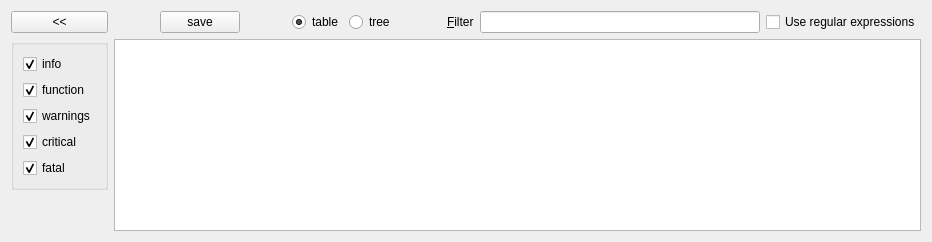
     <widget class="QWidget" name="page_2">
      <layout class="QGridLayout" name="gridLayout_8">
       <item row="0" column="6">
        <spacer name="horizontalSpacer_4">
         <property name="orientation">
          <enum>Qt::Horizontal</enum>
         </property>
         <property name="sizeHint" stdset="0">
          <size>
           <width>40</width>
           <height>20</height>
          </size>
         </property>
        </spacer>
       </item>
       <item row="0" column="2">
        <widget class="QPushButton" name="bttn_save">
         <property name="text">
          <string>save</string>
         </property>
        </widget>
       </item>
       <item row="0" column="0">
        <widget class="QPushButton" name="bttn_back">
         <property name="text">
          <string>&lt;&lt;</string>
         </property>
        </widget>
       </item>
       <item row="2" column="0">
        <spacer name="verticalSpacer">
         <property name="orientation">
          <enum>Qt::Vertical</enum>
         </property>
         <property name="sizeHint" stdset="0">
          <size>
           <width>20</width>
           <height>40</height>
          </size>
         </property>
        </spacer>
       </item>
       <item row="0" column="1">
        <spacer name="horizontalSpacer_5">
         <property name="orientation">
          <enum>Qt::Horizontal</enum>
         </property>
         <property name="sizeHint" stdset="0">
          <size>
           <width>40</width>
           <height>20</height>
          </size>
         </property>
        </spacer>
       </item>
       <item row="0" column="8" alignment="Qt::AlignRight">
        <widget class="QLineEdit" name="input_filter">
         <property name="minimumSize">
          <size>
           <width>280</width>
           <height>0</height>
          </size>
         </property>
        </widget>
       </item>
       <item row="0" column="5">
        <widget class="QRadioButton" name="bttn_view_tree">
         <property name="text">
          <string>tree</string>
         </property>
         <attribute name="buttonGroup">
          <string notr="true">bttnGrp_view</string>
         </attribute>
        </widget>
       </item>
       <item row="0" column="3">
        <spacer name="horizontalSpacer_3">
         <property name="orientation">
          <enum>Qt::Horizontal</enum>
         </property>
         <property name="sizeHint" stdset="0">
          <size>
           <width>40</width>
           <height>20</height>
          </size>
         </property>
        </spacer>
       </item>
       <item row="0" column="7" alignment="Qt::AlignRight">
        <widget class="QLabel" name="label_filter">
         <property name="text">
          <string>&amp;Filter</string>
         </property>
         <property name="buddy">
          <cstring>input_filter</cstring>
         </property>
        </widget>
       </item>
       <item row="0" column="9" alignment="Qt::AlignRight">
        <widget class="QCheckBox" name="bttn_enableRegExp">
         <property name="text">
          <string>Use regular expressions</string>
         </property>
        </widget>
       </item>
       <item row="0" column="4">
        <widget class="QRadioButton" name="bttn_view_table">
         <property name="text">
          <string>table</string>
         </property>
         <property name="checked">
          <bool>true</bool>
         </property>
         <attribute name="buttonGroup">
          <string notr="true">bttnGrp_view</string>
         </attribute>
        </widget>
       </item>
       <item row="1" column="1" rowspan="2" colspan="9">
        <widget class="QTreeView" name="log">
         <property name="font">
          <font>
           <family>Courier 10 Pitch</family>
           <pointsize>10</pointsize>
           <weight>50</weight>
           <bold>false</bold>
          </font>
         </property>
         <property name="alternatingRowColors">
          <bool>true</bool>
         </property>
         <property name="selectionBehavior">
          <enum>QAbstractItemView::SelectRows</enum>
         </property>
         <property name="iconSize">
          <size>
           <width>16</width>
           <height>16</height>
          </size>
         </property>
         <property name="sortingEnabled">
          <bool>true</bool>
         </property>
         <property name="animated">
          <bool>true</bool>
         </property>
         <property name="wordWrap">
          <bool>true</bool>
         </property>
         <attribute name="headerDefaultSectionSize">
          <number>300</number>
         </attribute>
        </widget>
       </item>
       <item row="1" column="0">
        <widget class="QGroupBox" name="verticalGroupBox">
         <property name="minimumSize">
          <size>
           <width>0</width>
           <height>100</height>
          </size>
         </property>
         <layout class="QVBoxLayout" name="verticalLayout_4">
          <item>
           <widget class="QCheckBox" name="bttn_info">
            <property name="text">
             <string>info</string>
            </property>
            <property name="checked">
             <bool>true</bool>
            </property>
            <attribute name="buttonGroup">
             <string notr="true">bttnGrp_filters</string>
            </attribute>
           </widget>
          </item>
          <item>
           <widget class="QCheckBox" name="bttn_function">
            <property name="text">
             <string>function</string>
            </property>
            <property name="checked">
             <bool>true</bool>
            </property>
            <attribute name="buttonGroup">
             <string notr="true">bttnGrp_filters</string>
            </attribute>
           </widget>
          </item>
          <item>
           <widget class="QCheckBox" name="bttn_warnings">
            <property name="text">
             <string>warnings</string>
            </property>
            <property name="checked">
             <bool>true</bool>
            </property>
            <attribute name="buttonGroup">
             <string notr="true">bttnGrp_filters</string>
            </attribute>
           </widget>
          </item>
          <item>
           <widget class="QCheckBox" name="bttn_critical">
            <property name="text">
             <string>critical</string>
            </property>
            <property name="checked">
             <bool>true</bool>
            </property>
            <attribute name="buttonGroup">
             <string notr="true">bttnGrp_filters</string>
            </attribute>
           </widget>
          </item>
          <item>
           <widget class="QCheckBox" name="bttn_fatal">
            <property name="text">
             <string>fatal</string>
            </property>
            <property name="checked">
             <bool>true</bool>
            </property>
            <attribute name="buttonGroup">
             <string notr="true">bttnGrp_filters</string>
            </attribute>
           </widget>
          </item>
         </layout>
        </widget>
       </item>
      </layout>
     </widget>
